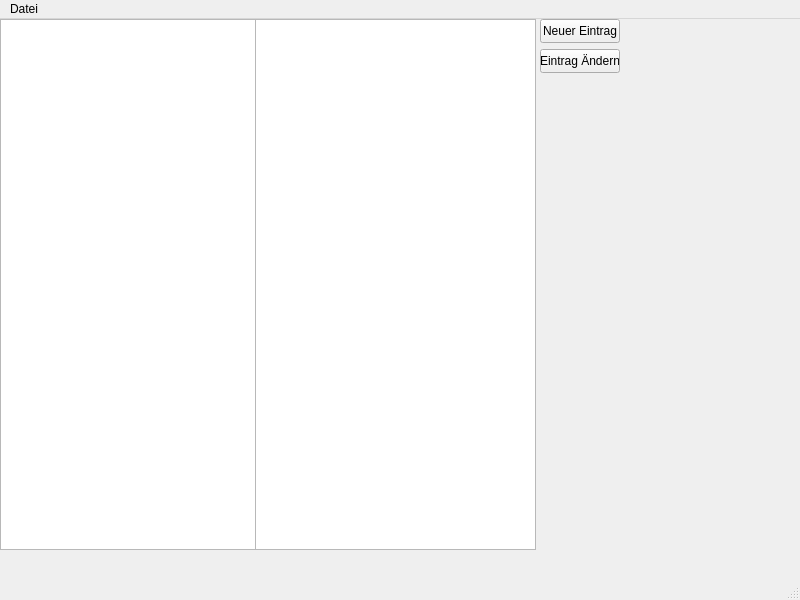
<?xml version="1.0" encoding="UTF-8"?>
<ui version="4.0">
 <class>MainWindow</class>
 <widget class="QMainWindow" name="MainWindow">
  <property name="geometry">
   <rect>
    <x>0</x>
    <y>0</y>
    <width>800</width>
    <height>600</height>
   </rect>
  </property>
  <property name="windowTitle">
   <string>UPWM</string>
  </property>
  <widget class="QWidget" name="centralwidget">
   <widget class="QListWidget" name="services">
    <property name="geometry">
     <rect>
      <x>0</x>
      <y>0</y>
      <width>256</width>
      <height>531</height>
     </rect>
    </property>
   </widget>
   <widget class="QListWidget" name="passwords">
    <property name="geometry">
     <rect>
      <x>255</x>
      <y>0</y>
      <width>281</width>
      <height>531</height>
     </rect>
    </property>
   </widget>
   <widget class="QPushButton" name="newentry">
    <property name="geometry">
     <rect>
      <x>540</x>
      <y>0</y>
      <width>80</width>
      <height>24</height>
     </rect>
    </property>
    <property name="text">
     <string>Neuer Eintrag</string>
    </property>
   </widget>
   <widget class="QPushButton" name="changeenty">
    <property name="geometry">
     <rect>
      <x>540</x>
      <y>30</y>
      <width>80</width>
      <height>24</height>
     </rect>
    </property>
    <property name="text">
     <string>Eintrag Ändern</string>
    </property>
   </widget>
  </widget>
  <widget class="QMenuBar" name="menubar">
   <property name="geometry">
    <rect>
     <x>0</x>
     <y>0</y>
     <width>800</width>
     <height>21</height>
    </rect>
   </property>
   <widget class="QMenu" name="menuDatei">
    <property name="title">
     <string>Datei</string>
    </property>
    <addaction name="open_file"/>
    <addaction name="save_file"/>
    <addaction name="close"/>
    <addaction name="buildnr"/>
   </widget>
   <addaction name="menuDatei"/>
  </widget>
  <widget class="QStatusBar" name="statusbar"/>
  <action name="open_file">
   <property name="text">
    <string>Datei Öffnen</string>
   </property>
   <property name="toolTip">
    <string>Datei Öffnen</string>
   </property>
   <property name="shortcut">
    <string>Ctrl+O</string>
   </property>
  </action>
  <action name="save_file">
   <property name="text">
    <string>Datei Speichern</string>
   </property>
   <property name="shortcut">
    <string>Ctrl+S</string>
   </property>
  </action>
  <action name="close">
   <property name="text">
    <string>Schließen</string>
   </property>
   <property name="shortcut">
    <string>Ctrl+Q</string>
   </property>
  </action>
  <action name="buildnr">
   <property name="text">
    <string>BUILD 0001</string>
   </property>
  </action>
 </widget>
 <resources/>
 <connections/>
</ui>
